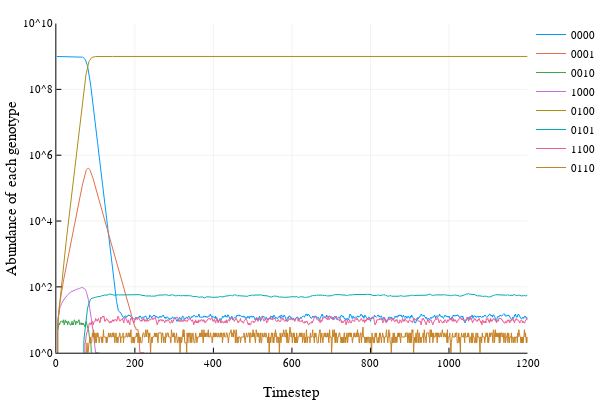

Notebook code cell kept with this figure:
### Markdown cell above
AMC alone:

### Code cell
criticaltimes, trace, trajectory = run_simulation(barlow[:AMC], "0000")
plot_abundance(trace, criticaltimes)

### Figure 1 — Plotly figure (JSON) as saved in the notebook; plotly's stock layout.template omitted (floating-point values rounded to 4 significant figures; data arrays with more than 128 entries replaced by an {"elided": "..."} marker saying what was removed)
{"data": [{"colorbar": {"title": ""}, "line": {"color": "rgba(0, 154, 250, 1.000)", "dash": "solid", "shape": "linear", "width": 1}, "mode": "lines", "name": "0000", "showlegend": true, "type": "scatter", "x": {"elided": "1200 int values"}, "xaxis": "x1", "y": {"elided": "1200 int values"}, "yaxis": "y1"}, {"colorbar": {"title": ""}, "line": {"color": "rgba(227, 111, 71, 1.000)", "dash": "solid", "shape": "linear", "width": 1}, "mode": "lines", "name": "0001", "showlegend": true, "type": "scatter", "x": {"elided": "1200 int values"}, "xaxis": "x1", "y": {"elided": "1200 int values"}, "yaxis": "y1"}, {"colorbar": {"title": ""}, "line": {"color": "rgba(62, 164, 78, 1.000)", "dash": "solid", "shape": "linear", "width": 1}, "mode": "lines", "name": "0010", "showlegend": true, "type": "scatter", "x": {"elided": "1200 int values"}, "xaxis": "x1", "y": {"elided": "1200 int values"}, "yaxis": "y1"}, {"colorbar": {"title": ""}, "line": {"color": "rgba(195, 113, 210, 1.000)", "dash": "solid", "shape": "linear", "width": 1}, "mode": "lines", "name": "1000", "showlegend": true, "type": "scatter", "x": {"elided": "1200 int values"}, "xaxis": "x1", "y": {"elided": "1200 int values"}, "yaxis": "y1"}, {"colorbar": {"title": ""}, "line": {"color": "rgba(172, 142, 24, 1.000)", "dash": "solid", "shape": "linear", "width": 1}, "mode": "lines", "name": "0100", "showlegend": true, "type": "scatter", "x": {"elided": "1200 int values"}, "xaxis": "x1", "y": {"elided": "1200 int values"}, "yaxis": "y1"}, {"colorbar": {"title": ""}, "line": {"color": "rgba(0, 170, 174, 1.000)", "dash": "solid", "shape": "linear", "width": 1}, "mode": "lines", "name": "0101", "showlegend": true, "type": "scatter", "x": {"elided": "1200 int values"}, "xaxis": "x1", "y": {"elided": "1200 int values"}, "yaxis": "y1"}, {"colorbar": {"title": ""}, "line": {"color": "rgba(237, 94, 147, 1.000)", "dash": "solid", "shape": "linear", "width": 1}, "mode": "lines", "name": "1100", "showlegend": true, "type": "scatter", "x": {"elided": "1200 int values"}, "xaxis": "x1", "y": {"elided": "1200 int values"}, "yaxis": "y1"}, {"colorbar": {"title": ""}, "line": {"color": "rgba(198, 130, 37, 1.000)", "dash": "solid", "shape": "linear", "width": 1}, "mode": "lines", "name": "0110", "showlegend": true, "type": "scatter", "x": {"elided": "1200 int values"}, "xaxis": "x1", "y": {"elided": "1200 int values"}, "yaxis": "y1"}], "layout": {"annotations": [], "height": 400, "legend": {"bgcolor": "rgba(255, 255, 255, 1.000)", "bordercolor": "rgba(0, 0, 0, 1.000)", "font": {"color": "rgba(0, 0, 0, 1.000)", "family": "sans-serif", "size": 11}, "x": 1, "y": 1}, "margin": {"b": 20, "l": 0, "r": 0, "t": 20}, "paper_bgcolor": "rgba(255, 255, 255, 1.000)", "plot_bgcolor": "rgba(255, 255, 255, 1.000)", "showlegend": true, "width": 600, "xaxis1": {"anchor": "y1", "domain": [0.1061, 0.9934], "gridcolor": "rgba(0, 0, 0, 0.100)", "gridwidth": 0.5, "linecolor": "rgba(0, 0, 0, 1.000)", "mirror": false, "range": [0, 1200], "showgrid": true, "showline": true, "showticklabels": true, "tickangle": 0, "tickcolor": "rgb(0, 0, 0)", "tickfont": {"color": "rgba(0, 0, 0, 1.000)", "family": "sans-serif", "size": 11}, "tickmode": "array", "ticks": "inside", "ticktext": ["0", "200", "400", "600", "800", "1000", "1200"], "tickvals": [0, 200, 400, 600, 800, 1000, 1200], "title": "Timestep", "titlefont": {"color": "rgba(0, 0, 0, 1.000)", "family": "sans-serif", "size": 15}, "type": "-", "visible": true, "zeroline": false, "zerolinecolor": "rgba(0, 0, 0, 1.000)"}, "yaxis1": {"anchor": "x1", "domain": [0.07581, 0.9902], "gridcolor": "rgba(0, 0, 0, 0.100)", "gridwidth": 0.5, "linecolor": "rgba(0, 0, 0, 1.000)", "mirror": false, "range": [0, 10], "showgrid": true, "showline": true, "showticklabels": true, "tickangle": 0, "tickcolor": "rgb(0, 0, 0)", "tickfont": {"color": "rgba(0, 0, 0, 1.000)", "family": "sans-serif", "size": 11}, "tickmode": "array", "ticks": "inside", "ticktext": ["10^0", "10^2", "10^4", "10^6", "10^8", "10^10"], "tickvals": [1, 100, 10000, 1000000, 100000000, 10000000000], "title": "Abundance of each genotype", "titlefont": {"color": "rgba(0, 0, 0, 1.000)", "family": "sans-serif", "size": 15}, "type": "log", "visible": true, "zeroline": false, "zerolinecolor": "rgba(0, 0, 0, 1.000)"}}}
